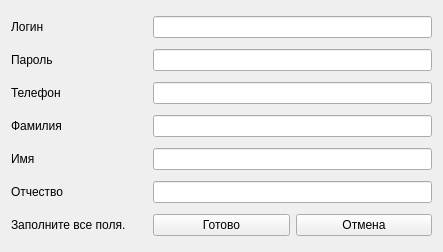
<?xml version="1.0" encoding="UTF-8"?>
<ui version="4.0">
 <class>RegisterForm</class>
 <widget class="QWidget" name="RegisterForm">
  <property name="geometry">
   <rect>
    <x>0</x>
    <y>0</y>
    <width>443</width>
    <height>252</height>
   </rect>
  </property>
  <property name="windowTitle">
   <string>Регистрация</string>
  </property>
  <layout class="QGridLayout" name="gridLayout">
   <item row="6" column="1">
    <widget class="QPushButton" name="Enter">
     <property name="text">
      <string>Готово</string>
     </property>
    </widget>
   </item>
   <item row="6" column="2">
    <widget class="QPushButton" name="Cancel">
     <property name="text">
      <string>Отмена</string>
     </property>
    </widget>
   </item>
   <item row="5" column="1" colspan="2">
    <widget class="QLineEdit" name="o"/>
   </item>
   <item row="2" column="1" colspan="2">
    <widget class="QLineEdit" name="phone"/>
   </item>
   <item row="4" column="0">
    <widget class="QLabel" name="IL">
     <property name="text">
      <string>Имя</string>
     </property>
    </widget>
   </item>
   <item row="5" column="0">
    <widget class="QLabel" name="OL">
     <property name="text">
      <string>Отчество</string>
     </property>
    </widget>
   </item>
   <item row="3" column="0">
    <widget class="QLabel" name="FL">
     <property name="text">
      <string>Фамилия</string>
     </property>
    </widget>
   </item>
   <item row="4" column="1" colspan="2">
    <widget class="QLineEdit" name="i"/>
   </item>
   <item row="1" column="0">
    <widget class="QLabel" name="passwordL">
     <property name="text">
      <string>Пароль</string>
     </property>
    </widget>
   </item>
   <item row="1" column="1" colspan="2">
    <widget class="QLineEdit" name="password"/>
   </item>
   <item row="2" column="0">
    <widget class="QLabel" name="phoneL">
     <property name="text">
      <string>Телефон</string>
     </property>
    </widget>
   </item>
   <item row="0" column="0">
    <widget class="QLabel" name="loginL">
     <property name="text">
      <string>Логин</string>
     </property>
    </widget>
   </item>
   <item row="3" column="1" colspan="2">
    <widget class="QLineEdit" name="f"/>
   </item>
   <item row="0" column="1" colspan="2">
    <widget class="QLineEdit" name="login"/>
   </item>
   <item row="6" column="0">
    <widget class="QLabel" name="ErrorL">
     <property name="text">
      <string>Заполните все поля.</string>
     </property>
    </widget>
   </item>
  </layout>
 </widget>
 <resources/>
 <connections/>
</ui>
